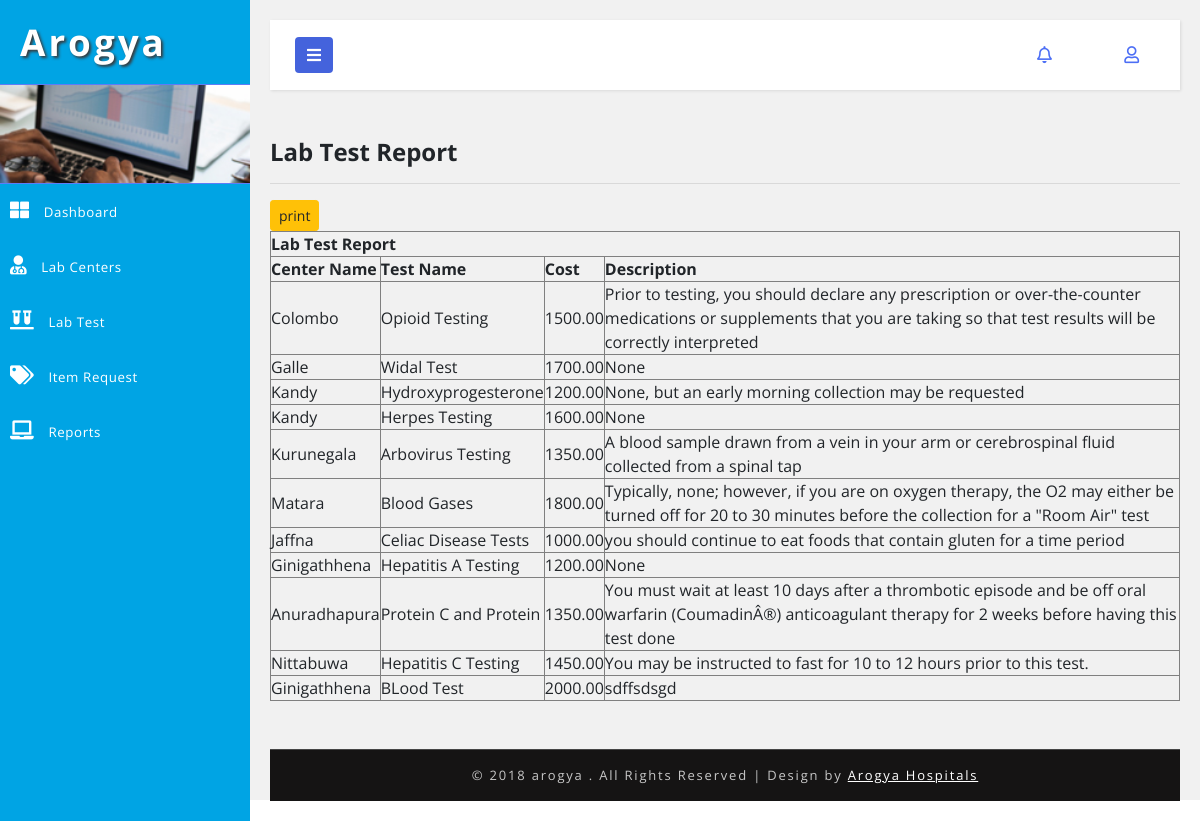
Page /Arogya_/arogyaadmin/lab/report-lab-test.php on the committed database.
### tables this page shows
CREATE TABLE `hms_lab_test` (
  `id` int(5) NOT NULL,
  `lab_test` varchar(50) DEFAULT NULL,
  `center_id` int(5) DEFAULT NULL,
  `description` text,
  `test_cost` decimal(10,2) DEFAULT NULL
);

CREATE TABLE `hms_center` (
  `center_name` varchar(20) NOT NULL,
  `id` int(5) NOT NULL,
  `Phone_Number` int(11) DEFAULT NULL,
  `created_date` timestamp NOT NULL DEFAULT CURRENT_TIMESTAMP
);

### Arogya_/arogyaadmin/DB.php (called while the page is built, shortened)
<?php
function getDBConnection() {
    $servername = "localhost";
    $username = "root";
    $password = "";
    $db = "hmsdb";
    $conn = mysqli_connect($servername, $username, $password, $db);
    if (!$conn) {
        die("Connection failed: " . mysqli_connect_error());
    } else {
        return $conn;
    }
}
function getData($sql) {
    $conn = getDBConnection();
    $result = mysqli_query($conn, $sql);
    if (mysqli_num_rows($result) > 0) {
        return $result;
    } else {
        return FALSE;
    }
}
?>

### Arogya_/arogyaadmin/lab/report-lab-test.php (the view, shortened to what this page needs)
<?php
include '../DB.php';
?>
<!DOCTYPE html>
<html lang="en">
    <head>
        <link rel="stylesheet" href="https://maxcdn.bootstrapcdn.com/font-awesome/4.7.0/css/font-awesome.min.css">
        <link href="../css/bootstrap.css" rel="stylesheet" type="text/css" media="all" />
        <link href="../css/style.css" rel="stylesheet" type="text/css" media="all" />
        <link rel="stylesheet" href="../css/style4.css">
        <link href="../css/fontawesome-all.css" rel="stylesheet">
        <link rel="stylesheet" href="https://use.fontawesome.com/releases/v5.3.1/css/all.css">
    </head>
    <body>
        <div class="wrapper">
            <nav id="sidebar">
                <div class="sidebar-header">
                    <h1>
                        <a href="#">Arogya</a>
                    </h1>
                </div>
                <div class="profile-bg"></div>
                <?php
                include_once '../_tree_lab.php';
                ?>
            </nav>
            <div id="content">
                <?php include_once '../_top_bar.php'; ?>
                <div class="blank-page-content">
                    <h4>Lab Test Report</h4>
                    <hr>
                    <div class="row">
                        <div class="col-md-12">
                            <a href="#" class="btn btn-warning btn-sm" onclick="PrintElem('printdiv')">print</a>
                            <div id="printdiv">
                                <table  width="100%" border="1">
                                    <thead>
                                        <tr>
                                            <th colspan="4">Lab Test Report</th>
                                        </tr>
                                        <tr>
                                            <th>Center Name</th>
                                            <th>Test Name</th>
                                            <th>Cost</th>
                                            <th>Description</th>
                                        </tr>
                                    </thead>
                                    <tbody>
                                        <?php
                                        $sql = "SELECT hms_lab_test.*,hms_center.center_name FROM hms_lab_test INNER JOIN hms_center
ON hms_lab_test.center_id = hms_center.id";
                                        $data = getData($sql);
                                        if ($data != null) {
                                            foreach ($data as $value) {
                                                ?>
                                                <tr>
                                                    <td><?= $value['center_name'] ?></td>
                                                    <td><?= $value['lab_test'] ?></td>
                                                    <td><?= $value['test_cost'] ?></td>
                                                    <td><?= $value['description'] ?></td>
                                                </tr>
                                                <?php
                                            }
                                        }
                                        ?>
                                    </tbody>
                                </table>
                            </div>
                        </div>
                    </div>
                </div>
                <?php include '../_footer.php'; ?>
            </div>
        </div>
        <link href="../css/jquery.dataTables.min.css" rel="stylesheet" type="text/css"/>
    </body>
</html>

### Arogya_/arogyaadmin/css/style.css (style rules this page uses)
* { margin: 0; padding: 0; }
body { background: radial-gradient(#eee, #668); height: 100vh; width: 100vw; }
html, body { margin: 0; font-size: 100%; font-family: 'Open Sans', sans-serif; background: #fff; }
.blank-page-content { min-height: 480px; }
body a { text-decoration: none; transition: 0.5s all; -webkit-transition: 0.5s all; -moz-transition: 0.5s all; -o-transition: 0.5s all; -ms-transition: 0.5s all; }
h1, h2, h3, h4, h5, h6 { margin: 0; font-weight: 700; }
.profile-bg { border: 1px solid #5d7cf7; border-left: none; border-right: none; background: url(../images/menu1.jpg)no-repeat 0px 0px; -webkit-background-size: cover; -moz-background-size: cover; -o-background-size: cover; -ms-background-size: cover; background-size: cover; min-height: 100px; }

### Arogya_/arogyaadmin/css/style4.css (style rules this page uses)
body { font-family: 'Open Sans', sans-serif; background: #f1f1f1; }
a, a:hover, a:focus { color: inherit; text-decoration: none; transition: all 0.3s; }
.wrapper { display: flex; align-items: stretch; }
#sidebar { min-width: 250px; max-width: 250px; background: #00a4e4; color: #fff; transition: all 0.3s; }
.sidebar-header h1 { font-size: 2.3em; letter-spacing: 3px; color: #fff; text-shadow: 2px 2px 3px #39393a; }
#sidebar .sidebar-header { padding: 20px; background: #00a4e4; }
#content { padding: 20px; min-height: 100vh; transition: all 0.3s; overflow: hidden; width: 100%; }

### rows in the picture
hms_lab_test: hms_center.center_name "Colombo", lab_test "Opioid Testing", test_cost "1500.00", description "Prior to testing, you should declare any prescription or over-the-counter medications or supplements that you are taking so that test results will be correctly interpreted"
hms_lab_test: hms_center.center_name "Galle", lab_test "Widal Test", test_cost "1700.00", description "None"
hms_lab_test: hms_center.center_name "Kandy", lab_test "Hydroxyprogesterone", test_cost "1200.00", description "None, but an early morning collection may be requested"
hms_lab_test: hms_center.center_name "Kandy", lab_test "Herpes Testing", test_cost "1600.00", description "None"
hms_lab_test: hms_center.center_name "Kurunegala", lab_test "Arbovirus Testing", test_cost "1350.00", description "A blood sample drawn from a vein in your arm or cerebrospinal fluid collected from a spinal tap"
hms_lab_test: hms_center.center_name "Matara", lab_test "Blood Gases", test_cost "1800.00", description "Typically, none; however, if you are on oxygen therapy, the O2 may either be turned off for 20 to 30 minutes before the collection for a \"Room Air\" test"
hms_lab_test: hms_center.center_name "Jaffna", lab_test "Celiac Disease Tests", test_cost "1000.00", description "you should continue to eat foods that contain gluten for a time period"
hms_lab_test: hms_center.center_name "Ginigathhena", lab_test "Hepatitis A Testing", test_cost "1200.00", description "None"
hms_lab_test: hms_center.center_name "Anuradhapura", lab_test "Protein C and Protein", test_cost "1350.00", description "You must wait at least 10 days after a thrombotic episode and be off oral warfarin (CoumadinÂ®) anticoagulant therapy for 2 weeks before having this test done"
hms_lab_test: hms_center.center_name "Nittabuwa", lab_test "Hepatitis C Testing", test_cost "1450.00", description "You may be instructed to fast for 10 to 12 hours prior to this test."
hms_lab_test: hms_center.center_name "Ginigathhena", lab_test "BLood Test", test_cost "2000.00", description "sdffsdsgd"
